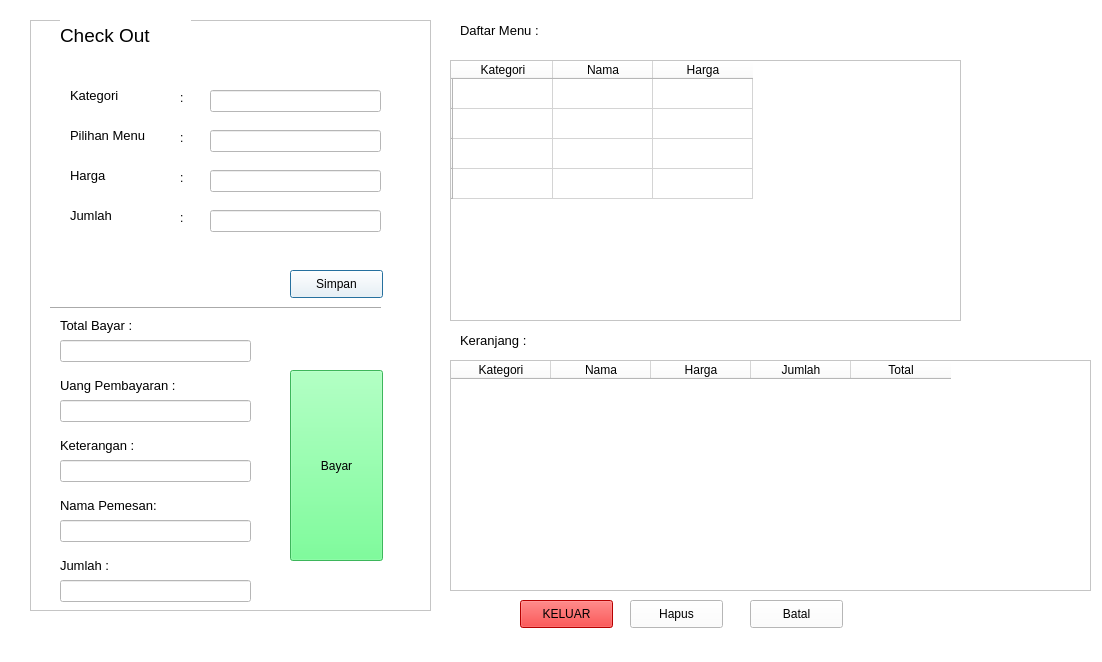
<?xml version="1.0" encoding="UTF-8"?>
<ui version="4.0">
 <class>Dialog</class>
 <widget class="QDialog" name="Dialog">
  <property name="geometry">
   <rect>
    <x>0</x>
    <y>0</y>
    <width>1102</width>
    <height>662</height>
   </rect>
  </property>
  <property name="windowTitle">
   <string>Dialog</string>
  </property>
  <widget class="QWidget" name="widget" native="true">
   <property name="geometry">
    <rect>
     <x>-50</x>
     <y>-110</y>
     <width>1231</width>
     <height>821</height>
    </rect>
   </property>
   <property name="styleSheet">
    <string notr="true">background-color: rgb(255, 255, 255);</string>
   </property>
   <widget class="QFrame" name="frame">
    <property name="geometry">
     <rect>
      <x>80</x>
      <y>130</y>
      <width>401</width>
      <height>591</height>
     </rect>
    </property>
    <property name="frameShape">
     <enum>QFrame::StyledPanel</enum>
    </property>
    <property name="frameShadow">
     <enum>QFrame::Raised</enum>
    </property>
    <widget class="QPushButton" name="simpan">
     <property name="geometry">
      <rect>
       <x>260</x>
       <y>250</y>
       <width>93</width>
       <height>28</height>
      </rect>
     </property>
     <property name="text">
      <string>Simpan</string>
     </property>
    </widget>
    <widget class="QLineEdit" name="kategori">
     <property name="geometry">
      <rect>
       <x>180</x>
       <y>70</y>
       <width>171</width>
       <height>22</height>
      </rect>
     </property>
    </widget>
    <widget class="QLineEdit" name="pilihanmenu">
     <property name="geometry">
      <rect>
       <x>180</x>
       <y>110</y>
       <width>171</width>
       <height>22</height>
      </rect>
     </property>
    </widget>
    <widget class="QLineEdit" name="harga">
     <property name="geometry">
      <rect>
       <x>180</x>
       <y>150</y>
       <width>171</width>
       <height>22</height>
      </rect>
     </property>
    </widget>
    <widget class="QLabel" name="label_18">
     <property name="geometry">
      <rect>
       <x>30</x>
       <y>290</y>
       <width>131</width>
       <height>31</height>
      </rect>
     </property>
     <property name="text">
      <string>&lt;html&gt;&lt;head/&gt;&lt;body&gt;&lt;p&gt;&lt;span style=&quot; font-size:10pt;&quot;&gt;Total Bayar :&lt;/span&gt;&lt;/p&gt;&lt;/body&gt;&lt;/html&gt;</string>
     </property>
    </widget>
    <widget class="QLabel" name="label_19">
     <property name="geometry">
      <rect>
       <x>30</x>
       <y>350</y>
       <width>151</width>
       <height>31</height>
      </rect>
     </property>
     <property name="text">
      <string>&lt;html&gt;&lt;head/&gt;&lt;body&gt;&lt;p&gt;&lt;span style=&quot; font-size:10pt;&quot;&gt;Uang Pembayaran :&lt;/span&gt;&lt;/p&gt;&lt;/body&gt;&lt;/html&gt;</string>
     </property>
    </widget>
    <widget class="QLabel" name="label_20">
     <property name="geometry">
      <rect>
       <x>30</x>
       <y>410</y>
       <width>151</width>
       <height>31</height>
      </rect>
     </property>
     <property name="text">
      <string>&lt;html&gt;&lt;head/&gt;&lt;body&gt;&lt;p&gt;&lt;span style=&quot; font-size:10pt;&quot;&gt;Keterangan :&lt;/span&gt;&lt;/p&gt;&lt;/body&gt;&lt;/html&gt;</string>
     </property>
    </widget>
    <widget class="QLabel" name="label_13">
     <property name="geometry">
      <rect>
       <x>150</x>
       <y>110</y>
       <width>16</width>
       <height>16</height>
      </rect>
     </property>
     <property name="text">
      <string>:</string>
     </property>
    </widget>
    <widget class="QLabel" name="label_4">
     <property name="geometry">
      <rect>
       <x>40</x>
       <y>140</y>
       <width>71</width>
       <height>31</height>
      </rect>
     </property>
     <property name="text">
      <string>&lt;html&gt;&lt;head/&gt;&lt;body&gt;&lt;p&gt;&lt;span style=&quot; font-size:10pt;&quot;&gt;Harga&lt;/span&gt;&lt;/p&gt;&lt;/body&gt;&lt;/html&gt;</string>
     </property>
    </widget>
    <widget class="QLabel" name="label_2">
     <property name="geometry">
      <rect>
       <x>40</x>
       <y>60</y>
       <width>71</width>
       <height>31</height>
      </rect>
     </property>
     <property name="text">
      <string>&lt;html&gt;&lt;head/&gt;&lt;body&gt;&lt;p&gt;&lt;span style=&quot; font-size:10pt;&quot;&gt;Kategori&lt;/span&gt;&lt;/p&gt;&lt;/body&gt;&lt;/html&gt;</string>
     </property>
    </widget>
    <widget class="QLabel" name="label_12">
     <property name="geometry">
      <rect>
       <x>150</x>
       <y>70</y>
       <width>16</width>
       <height>16</height>
      </rect>
     </property>
     <property name="text">
      <string>:</string>
     </property>
    </widget>
    <widget class="QLabel" name="label">
     <property name="geometry">
      <rect>
       <x>30</x>
       <y>-10</y>
       <width>131</width>
       <height>51</height>
      </rect>
     </property>
     <property name="text">
      <string>&lt;html&gt;&lt;head/&gt;&lt;body&gt;&lt;p&gt;&lt;span style=&quot; font-size:14pt;&quot;&gt;Check Out&lt;/span&gt;&lt;/p&gt;&lt;/body&gt;&lt;/html&gt;</string>
     </property>
    </widget>
    <widget class="QLabel" name="label_3">
     <property name="geometry">
      <rect>
       <x>40</x>
       <y>100</y>
       <width>101</width>
       <height>31</height>
      </rect>
     </property>
     <property name="text">
      <string>&lt;html&gt;&lt;head/&gt;&lt;body&gt;&lt;p&gt;&lt;span style=&quot; font-size:10pt;&quot;&gt;Pilihan Menu&lt;/span&gt;&lt;/p&gt;&lt;/body&gt;&lt;/html&gt;</string>
     </property>
    </widget>
    <widget class="QLabel" name="label_5">
     <property name="geometry">
      <rect>
       <x>40</x>
       <y>180</y>
       <width>71</width>
       <height>31</height>
      </rect>
     </property>
     <property name="text">
      <string>&lt;html&gt;&lt;head/&gt;&lt;body&gt;&lt;p&gt;&lt;span style=&quot; font-size:10pt;&quot;&gt;Jumlah&lt;/span&gt;&lt;/p&gt;&lt;/body&gt;&lt;/html&gt;</string>
     </property>
    </widget>
    <widget class="QLabel" name="label_15">
     <property name="geometry">
      <rect>
       <x>150</x>
       <y>190</y>
       <width>16</width>
       <height>16</height>
      </rect>
     </property>
     <property name="text">
      <string>:</string>
     </property>
    </widget>
    <widget class="QLabel" name="label_14">
     <property name="geometry">
      <rect>
       <x>150</x>
       <y>150</y>
       <width>16</width>
       <height>16</height>
      </rect>
     </property>
     <property name="text">
      <string>:</string>
     </property>
    </widget>
    <widget class="Line" name="line">
     <property name="geometry">
      <rect>
       <x>20</x>
       <y>280</y>
       <width>331</width>
       <height>16</height>
      </rect>
     </property>
     <property name="orientation">
      <enum>Qt::Horizontal</enum>
     </property>
    </widget>
    <widget class="QLineEdit" name="totalbayar">
     <property name="geometry">
      <rect>
       <x>30</x>
       <y>320</y>
       <width>191</width>
       <height>22</height>
      </rect>
     </property>
    </widget>
    <widget class="QLineEdit" name="uangpembayaran">
     <property name="geometry">
      <rect>
       <x>30</x>
       <y>380</y>
       <width>191</width>
       <height>22</height>
      </rect>
     </property>
    </widget>
    <widget class="QLineEdit" name="kembalian">
     <property name="geometry">
      <rect>
       <x>30</x>
       <y>440</y>
       <width>191</width>
       <height>22</height>
      </rect>
     </property>
    </widget>
    <widget class="QPushButton" name="bayar">
     <property name="geometry">
      <rect>
       <x>260</x>
       <y>350</y>
       <width>93</width>
       <height>191</height>
      </rect>
     </property>
     <property name="styleSheet">
      <string notr="true">background-color: rgb(85, 255, 127);
font: 14pt &quot;MS Shell Dlg 2&quot;;</string>
     </property>
     <property name="text">
      <string>Bayar</string>
     </property>
    </widget>
    <widget class="QLineEdit" name="jumlah">
     <property name="geometry">
      <rect>
       <x>180</x>
       <y>190</y>
       <width>171</width>
       <height>22</height>
      </rect>
     </property>
    </widget>
    <widget class="QLineEdit" name="pemesan">
     <property name="geometry">
      <rect>
       <x>30</x>
       <y>500</y>
       <width>191</width>
       <height>22</height>
      </rect>
     </property>
    </widget>
    <widget class="QLabel" name="label_21">
     <property name="geometry">
      <rect>
       <x>30</x>
       <y>470</y>
       <width>151</width>
       <height>31</height>
      </rect>
     </property>
     <property name="text">
      <string>&lt;html&gt;&lt;head/&gt;&lt;body&gt;&lt;p&gt;&lt;span style=&quot; font-size:10pt;&quot;&gt;Nama Pemesan:&lt;/span&gt;&lt;/p&gt;&lt;/body&gt;&lt;/html&gt;</string>
     </property>
    </widget>
    <widget class="QLabel" name="label_22">
     <property name="geometry">
      <rect>
       <x>30</x>
       <y>530</y>
       <width>151</width>
       <height>31</height>
      </rect>
     </property>
     <property name="text">
      <string>&lt;html&gt;&lt;head/&gt;&lt;body&gt;&lt;p&gt;&lt;span style=&quot; font-size:10pt;&quot;&gt;Jumlah :&lt;/span&gt;&lt;/p&gt;&lt;/body&gt;&lt;/html&gt;</string>
     </property>
    </widget>
    <widget class="QLineEdit" name="jumlah2">
     <property name="geometry">
      <rect>
       <x>30</x>
       <y>560</y>
       <width>191</width>
       <height>22</height>
      </rect>
     </property>
    </widget>
    <zorder>label_22</zorder>
    <zorder>simpan</zorder>
    <zorder>kategori</zorder>
    <zorder>pilihanmenu</zorder>
    <zorder>harga</zorder>
    <zorder>label_18</zorder>
    <zorder>label_19</zorder>
    <zorder>label_20</zorder>
    <zorder>label_13</zorder>
    <zorder>label_4</zorder>
    <zorder>label_2</zorder>
    <zorder>label_12</zorder>
    <zorder>label</zorder>
    <zorder>label_3</zorder>
    <zorder>label_5</zorder>
    <zorder>label_15</zorder>
    <zorder>label_14</zorder>
    <zorder>line</zorder>
    <zorder>totalbayar</zorder>
    <zorder>uangpembayaran</zorder>
    <zorder>bayar</zorder>
    <zorder>jumlah</zorder>
    <zorder>label_21</zorder>
    <zorder>kembalian</zorder>
    <zorder>pemesan</zorder>
    <zorder>jumlah2</zorder>
   </widget>
   <widget class="QTableWidget" name="table_1">
    <property name="geometry">
     <rect>
      <x>500</x>
      <y>170</y>
      <width>511</width>
      <height>261</height>
     </rect>
    </property>
    <row>
     <property name="text">
      <string/>
     </property>
    </row>
    <row>
     <property name="text">
      <string/>
     </property>
    </row>
    <row>
     <property name="text">
      <string/>
     </property>
    </row>
    <row>
     <property name="text">
      <string/>
     </property>
    </row>
    <column>
     <property name="text">
      <string>Kategori</string>
     </property>
    </column>
    <column>
     <property name="text">
      <string>Nama</string>
     </property>
    </column>
    <column>
     <property name="text">
      <string>Harga</string>
     </property>
    </column>
   </widget>
   <widget class="QPushButton" name="batal">
    <property name="geometry">
     <rect>
      <x>800</x>
      <y>710</y>
      <width>93</width>
      <height>28</height>
     </rect>
    </property>
    <property name="text">
     <string>Batal</string>
    </property>
   </widget>
   <widget class="QPushButton" name="hapus">
    <property name="geometry">
     <rect>
      <x>680</x>
      <y>710</y>
      <width>93</width>
      <height>28</height>
     </rect>
    </property>
    <property name="text">
     <string>Hapus</string>
    </property>
   </widget>
   <widget class="QPushButton" name="keluar">
    <property name="geometry">
     <rect>
      <x>570</x>
      <y>710</y>
      <width>93</width>
      <height>28</height>
     </rect>
    </property>
    <property name="styleSheet">
     <string notr="true">background-color: rgb(255, 0, 0);</string>
    </property>
    <property name="text">
     <string>KELUAR</string>
    </property>
   </widget>
   <widget class="QTableWidget" name="table_2">
    <property name="geometry">
     <rect>
      <x>500</x>
      <y>470</y>
      <width>641</width>
      <height>231</height>
     </rect>
    </property>
    <column>
     <property name="text">
      <string>Kategori</string>
     </property>
    </column>
    <column>
     <property name="text">
      <string>Nama</string>
     </property>
    </column>
    <column>
     <property name="text">
      <string>Harga</string>
     </property>
    </column>
    <column>
     <property name="text">
      <string>Jumlah</string>
     </property>
    </column>
    <column>
     <property name="text">
      <string>Total</string>
     </property>
    </column>
   </widget>
   <widget class="QLabel" name="label_6">
    <property name="geometry">
     <rect>
      <x>510</x>
      <y>440</y>
      <width>101</width>
      <height>21</height>
     </rect>
    </property>
    <property name="text">
     <string>&lt;html&gt;&lt;head/&gt;&lt;body&gt;&lt;p&gt;&lt;span style=&quot; font-size:10pt;&quot;&gt;Keranjang :&lt;/span&gt;&lt;/p&gt;&lt;/body&gt;&lt;/html&gt;</string>
    </property>
   </widget>
   <widget class="QLabel" name="label_7">
    <property name="geometry">
     <rect>
      <x>510</x>
      <y>130</y>
      <width>131</width>
      <height>21</height>
     </rect>
    </property>
    <property name="text">
     <string>&lt;html&gt;&lt;head/&gt;&lt;body&gt;&lt;p&gt;&lt;span style=&quot; font-size:10pt;&quot;&gt;Daftar Menu :&lt;/span&gt;&lt;/p&gt;&lt;/body&gt;&lt;/html&gt;</string>
    </property>
   </widget>
  </widget>
 </widget>
 <resources/>
 <connections/>
</ui>
